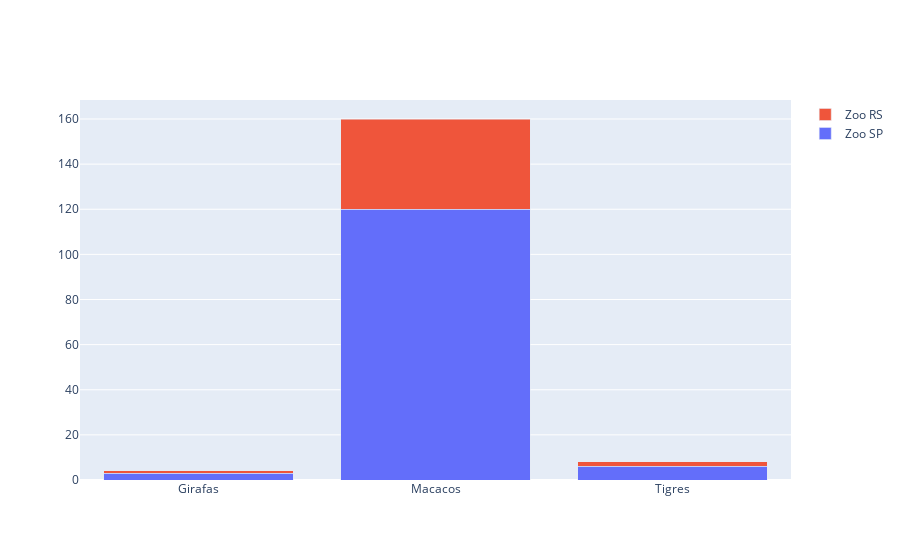

The code cell stored with this chart in its notebook:
### Code cell
fig = go.Figure(
    data = [
    go.Bar(x = animais, y=[3,120,6], name= 'Zoo SP'),
    go.Bar(x = animais, y=[1,40,2], name= 'Zoo RS')
    ]
)
fig.update_layout(barmode='stack') # Consegue empilhar as barras, facilitando a compreenção das relação entre as 2 variáveis 
fig.show()

### Figure 1 — Plotly figure (JSON) as saved in the notebook; plotly's stock layout.template omitted (floating-point values rounded to 4 significant figures)
{"data": [{"name": "Zoo SP", "type": "bar", "x": ["Girafas", "Macacos", "Tigres"], "y": [3, 120, 6]}, {"name": "Zoo RS", "type": "bar", "x": ["Girafas", "Macacos", "Tigres"], "y": [1, 40, 2]}], "layout": {"barmode": "stack"}}
